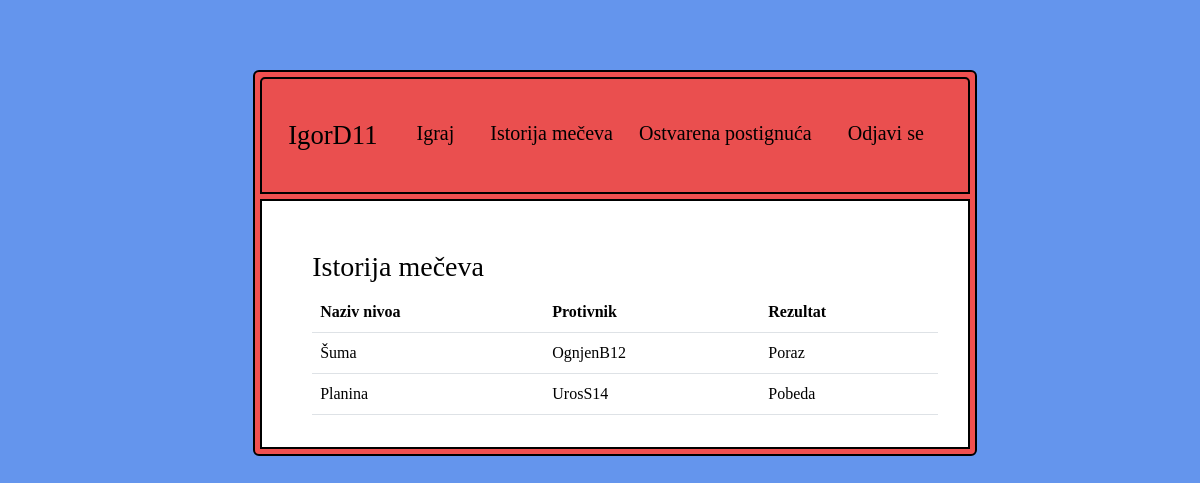
Screenshot of /prikazNaloga.php?page=2 (signed in) with the database file from the repository.
### tables this page shows
CREATE TABLE `onlinemecevi` (
  `IDMeca` int(10) UNSIGNED NOT NULL,
  `IDIgraca1` int(10) UNSIGNED NOT NULL,
  `IDIgraca2` int(10) UNSIGNED NOT NULL,
  `IDNivoa` int(10) UNSIGNED NOT NULL,
  `Rezultat` varchar(20) NOT NULL
);

CREATE TABLE `nivoi` (
  `IDNivoa` int(10) UNSIGNED NOT NULL,
  `NazivNivoa` varchar(20) NOT NULL,
  `Tezina` varchar(25) NOT NULL,
  `Opis` varchar(255) NOT NULL,
  `Img` varchar(50) NOT NULL
);

CREATE TABLE `igraci` (
  `IDIgraca` int(10) UNSIGNED NOT NULL,
  `Ime` varchar(20) NOT NULL,
  `Prezime` varchar(20) NOT NULL,
  `KorisnickoIme` varchar(20) NOT NULL,
  `Email` varchar(50) NOT NULL,
  `Sifra` varchar(50) NOT NULL
);

### prikazNaloga.php (the view, shortened to what this page needs)
<?php
    include("./PHP/connection.php");
?>
<!DOCTYPE html>
<html lang="en">
<head>
</head>
<body>
</body>
</html>
<!DOCTYPE html>
<html lang="en">
<head>
    <link href="https://cdn.jsdelivr.net/npm/bootstrap@5.3.3/dist/css/bootstrap.min.css" rel="stylesheet">
    <link rel="stylesheet" href="./CSS/prikazNaloga.css" type="text/css">
</head>
<body>
    <div class="container">
        <div class="row">
            <div class="col-2">
            </div>
            <div class="col-8">
                <div class= "card" >
                    <div class="card-header">
                        <nav class="navbar navbar-expand-lg">
                            <a class="navbar-brand" href="./prikazNaloga.php?page=1">
                                <?php
                                    echo $_SESSION['KorisnickoIme'];
                                ?>
                            </a>
                            <div class="collapse navbar-collapse" id="navbarNav">
                                <ul class="navbar-nav mr-auto">
                                    <li class="nav-item active">
                                        <a class="nav-link" href="./prikazNaloga.php?page=1">Igraj<span class="sr-only">  </span></a>
                                    </li>
                                    <li class="nav-item">
                                        <a class="nav-link" href="./prikazNaloga.php?page=2">Istorija mečeva</a>
                                    </li>
                                    <li class="nav-item">
                                        <a class="nav-link" href="./prikazNaloga.php?page=3">Ostvarena postignuća</a>
                                    </li>
                                </ul>
                                <ul class="navbar-nav ml-auto">
                                    <li class="nav-item">
                                        <a class="nav-link" href="./PHP/logout.php">Odjavi se</a>
                                    </li>
                                </ul>
                            </div>
                        </nav>
                    </div>
                    <div class="card-body">
                        <div class="container">
                            <?php
                                if(isset($_REQUEST['page']))
                                {
                                    if($_REQUEST['page']==1)
                                    {
                                        echo '<div>';
                                        echo '   <p class="card-text">';
                                        echo '   <form action="./PHP/novaIgra.php" method="post">';
                                        echo '       <div class="form-group">';
                                        echo '           <div>';
                                        echo '               Pozdrav ' . $_SESSION["Ime"] . " " . $_SESSION["Prezime"] . '!';
                                        echo '           </div>';
                                        echo '           <br>';
                                        echo '           <label for="mapa">Nova igra? Izaberite mapu:</label>';
                                        echo '           <select name="mapa" class="form-control" >';
                                                            $query = "SELECT * FROM nivoi";
                                                            $result = $connection->query($query);
                                                            if($result->num_rows > 0){
                                                                $value = 1;
                                                                while($data = $result->fetch_object())
                                                                {
                                                                    echo '<option value=' . $data->IDNivoa . ' >' . $value++ . '. ' . $data->NazivNivoa . '</option>';
                                                                }
                                                            }
                                        echo '           </select>';
                                        echo '       </div>';
                                        echo '       <div>';
                                        echo '           <button type="submit" class="btn btn-primary btn-block">Igraj</button>';
                                        echo '       </div>';
                                    }
                                    elseif ($_REQUEST['page']==2)
                                    {
                                        echo '       <div class="container">';
                                        echo '       <div class="col-md-12"> ';
                                        echo '       <h3>Istorija mečeva</h3>';
                                                        $idIgraca = $_SESSION['IDIgraca'];
                                                        $query1 = "SELECT * FROM onlinemecevi WHERE IDIgraca1 = $idIgraca";
                                                        $result1 = $connection->query($query1);
                                                        if($result1->num_rows > 0)
                                                        {
                                        echo '                              <table class="table">';
                                        echo '                              <thead>';
                                        echo '                                  <th>Naziv nivoa</th>';
                                        echo '                                  <th>Protivnik</th>';
                                        echo '                                  <th>Rezultat</th>';
                                        echo '                              </thead>';
                                                            while($row1 = $result1->fetch_object())
                                                            {
                                                                $query2 = "SELECT * FROM nivoi WHERE IDNivoa = $row1->IDNivoa";
                                                                $result2 = $connection->query($query2);
                                                                $query3 = "SELECT * FROM igraci WHERE IDIgraca = $row1->IDIgraca2";
                                                                $result3 = $connection->query($query3);
                                                                if($result2->num_rows == 1 && $result3->num_rows == 1)
                                                                {
                                                                    $row2 = $result2->fetch_object();
                                                                    $row3 = $result3->fetch_object();
                                        echo '                              <tbody>';
                                        echo '                                  <td>';
                                        echo                                        $row2->NazivNivoa;
                                        echo '                                  </td>';
                                        echo '                                  <td>';
                                        echo                                        $row3->KorisnickoIme;
                                        echo '                                  </td>';
                                        echo '                                  <td>';
                                        echo                                        $row1->Rezultat;
                                        echo '                                  </td>';
                                        echo '                              </tbody>';
                                                                }
                                                            }
                                        echo '                              </table>';
                                                        }
                                        echo '       </div>';
                                        echo '    </div>';
                                    }
                                    elseif ($_REQUEST['page']==4)
                                    {
                                        echo '<div class="alert alert-primary" role="success">';
                                        echo    'Ostvarili ste pobedu!';
                                        echo '</div>';
                                        echo '<a class="btn btn-primary btn-block" href="./prikazNaloga.php?page=1">Nova igra<span class="sr-only">  </span></a>';
                                    }
                                    elseif ($_REQUEST['page']==5)
                                    {
                                        echo '<div class="alert alert-secondary" role="success">';
                                        echo    'Ostvarili ste poraz!';
                                        echo '</div>';
                                        echo '<a class="btn btn-primary btn-block" href="./prikazNaloga.php?page=1">Nova igra<span class="sr-only">  </span></a>';
                                    }
                                }
                            ?>
                        </div>
                    </div>
                </div>
            </div>
        </div>
    </div>
</body>
</html>

### CSS/prikazNaloga.css (style rules this page uses)
* { margin: 5px; }
body { display: flex; background-color:cornflowerblue; font-family:cursive; justify-content: center; align-items: center; }
.container { margin-top: 5%; align-self: center; align-items: center; }
.row { align-self: center; }
.card { background-color: rgb(240, 80, 80); display:flex; justify-content: center; justify-self: center; border: 2px solid black; -webkit-text-fill-color: black; min-width: max-content; }
.card-header { display: grid; border: 2px solid black; font-size: 15pt; justify-content: center; justify-self: center; }
.navbar-brand { font-size: 20pt; }
.nav-item > a { margin: auto; padding: auto; -webkit-text-fill-color: black; border-bottom: 5px dotted transparent; }
.card-body { border: 2px solid black; background-color: white; }

### rows the page displays
onlinemecevi: IDNivoa.NazivNivoa "Šuma", IDIgraca2.KorisnickoIme "OgnjenB12", Rezultat "Poraz"
onlinemecevi: IDNivoa.NazivNivoa "Planina", IDIgraca2.KorisnickoIme "UrosS14", Rezultat "Pobeda"

### other values shown
$_SESSION['KorisnickoIme'] "IgorD11"
